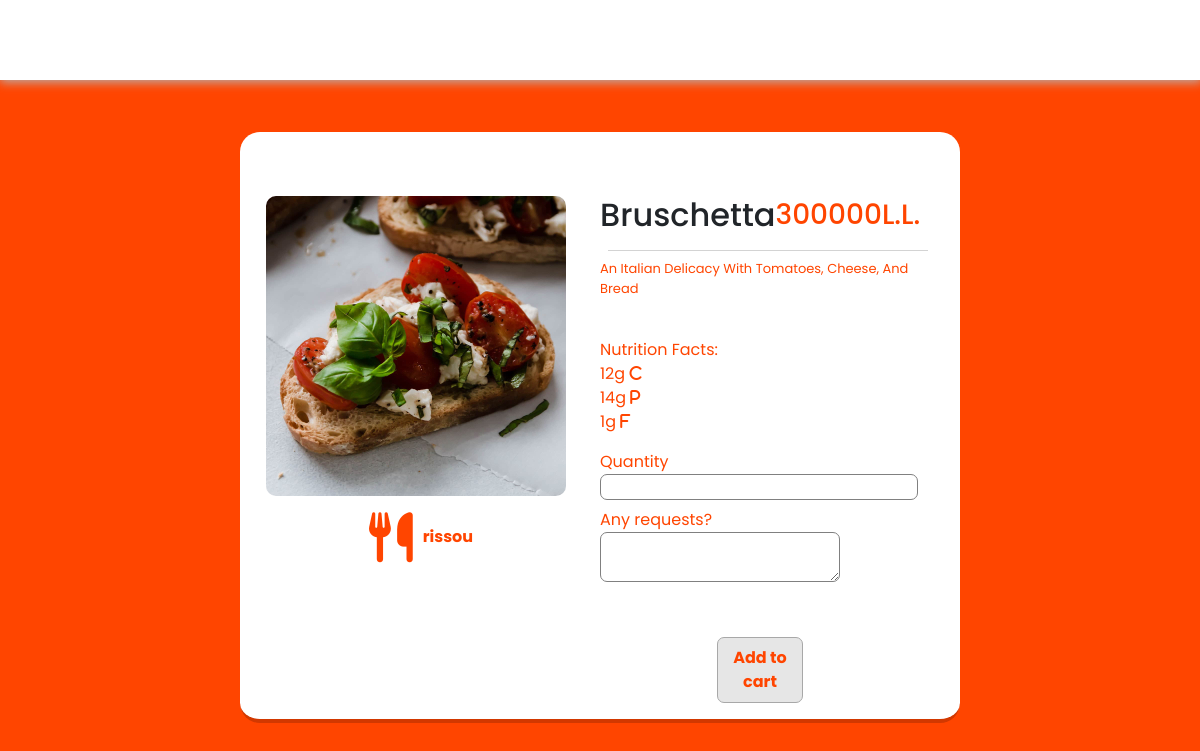
Screenshot of /order.php?id=55 with the database file from the repository.
### tables this page shows
CREATE TABLE `dishes` (
  `name` varchar(100) NOT NULL,
  `description` varchar(100) NOT NULL,
  `cuisine` varchar(100) NOT NULL,
  `diet` varchar(100) NOT NULL,
  `price` int(11) NOT NULL,
  `carbohydrates` int(11) NOT NULL,
  `protein` int(11) NOT NULL,
  `fat` int(11) NOT NULL,
  `id` int(11) NOT NULL,
  `image` varchar(100) NOT NULL,
  `chefid` varchar(100) NOT NULL
);

### order.php (the view, shortened to what this page needs)
<?php
include_once('config.php');
?>
<!DOCTYPE html>
<html lang="en">
<head>
  <link href="https://cdn.jsdelivr.net/npm/bootstrap@5.2.2/dist/css/bootstrap.min.css" rel="stylesheet" />
  <link rel="stylesheet" href="https://cdnjs.cloudflare.com/ajax/libs/font-awesome/6.2.0/css/all.min.css" />
  <link rel="stylesheet" href="order.css" />
  <link rel="stylesheet" href="navbar.css" />
  <link rel="stylesheet" href="footer.css" />
</head>
<body>
  <nav id="header">
  </nav>
  <?php
  $id = $_GET['id'];
  $sql = "SELECT * FROM dishes WHERE id = $id";
  $query = $db->prepare($sql);
  $query->execute();
  $result = $query->fetchAll(PDO::FETCH_OBJ);
  $dishname = $result[0]->name;
  $dishdescription = $result[0]->description;
  $dishprice = $result[0]->price;
  $dishimage = $result[0]->image;
  $dishchefid = $result[0]->chefid;
  $dishcarbohydrates = $result[0]->carbohydrates;
  $dishprotein = $result[0]->protein;
  $dishfat = $result[0]->fat;
  ?>
  <div class="container1">
    <div class="subcontainer d-flex p-3" style="margin-top:100px;">
      <div class="row w-100" >
        <div class="col-lg-6">
          <div class="d-flex justify-content-center">
            <div class="imagecontainer mt-5">
              <img src="imageUploads/<?php echo $dishimage ?>" style="object-fit: contain;max-width:100%; max-height: 100%;border-radius: 10px; width: 300px;"></img>
            </div>
          </div>
          <div align="center" style="color: orangered; text-indent: 10px;" class="d-flex align-items-center justify-content-center my-3"><i class="fa-solid fa-utensils" style="font-size: 50px; color: orangered;"></i><a class="chef"><?php echo $dishchefid ?></a></div>
        </div>
        <div class="col-lg-6">
          <div class="rogw">
            <div class="d-flex justify-content-between align-items-center">
              <h2 class="mt-5 title text-dark"><?php echo $dishname ?></h2>
              <h3 class="mt-5 title"><?php echo $dishprice ?>L.L.</h3>
            </div>
            <div class="divider ms-2 my-2" style="width: 100%"></div>
            <p class="description" style="font-size:small;"><?php echo $dishdescription ?></p><br />
            <p style="color: orangered;">Nutrition Facts: <br> <?php echo $dishcarbohydrates ?>g <i class="fa-solid fa-c"></i> <br> <?php echo $dishprotein ?>g <i class="fa-solid fa-p"></i> <br> <?php echo $dishfat ?>g <i class="fa-solid fa-f"></i></p>
          </div>
          <div class="row justify-content-center">
            <div class="col-lg-6">
              <label>Quantity</label>
              <br>
              <input name="quantity" id="quantity" type="number">
              <br>
              <label class="mt-2">Any requests?</label>
              <br>
              <textarea type="text" id="request" name="request" style="width: 15em"></textarea>
            </div>
            <div class="col-lg-6">
            </div>
            <button name="cart" id="cart" class='w-25 py-2 mt-5 add-btn'>Add to cart</button>
          </div>
        </div>
      </div>
    </div>
  </div>
</body>
</html>

### order.css (style rules this page uses)
body { overflow-x: hidden; font-family: "Poppins", sans-serif; }
.add-btn { border: solid rgb(168, 168, 168) 1px; border-radius: 7px; background-color: rgb(230, 230, 230); color: orangered; font-weight: bold; transition: 0.3s; height: auto; width: 40px; }
.chef { text-decoration: none; color: orangered; font-weight: bold; }
.container1 { background-color: orangered; padding: 2em 4em; }
.subcontainer { background-color: white; border-radius: 20px; padding-bottom: 1em; border-bottom: 4px solid rgb(210, 56, 0); width: 60vw; margin: auto; }
input, textarea { border: 1px solid gray; border-radius: 7px; text-indent: 5px; }
.title, label { color: orangered; }
.description { color: orangered; }
p > i { color: orangered; }
i { color: #fa2c02; }
.divider { height: 1px; width: 100%; background-color: lightgray; }

### navbar.css (style rules this page uses)
* { padding: 0; margin: 0; text-decoration: none; list-style: none; box-sizing: border-box; }
nav { background: white; height: 80px; width: 100%; position: sticky; box-shadow: 1px 1px 10px 1px rgb(182, 182, 182); z-index: 999; position: fixed; top: 0; }

### footer.css (style rules this page uses)
* { padding: 0; margin: 0; text-decoration: none; list-style: none; box-sizing: border-box; }
p, span, address, h2, .footer a { text-decoration: none; font-family: "Poppins", sans-serif; }

### rows the page displays
dishes: image (picture), chefid "rissou", name "Bruschetta", price "300000", description "An Italian Delicacy With Tomatoes, Cheese, And Bread", carbohydrates "12", protein "14", fat "1"
